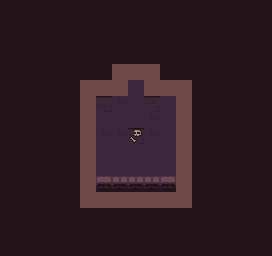

Rendered tile map (Tiled .tmx) drawn with the repository's tilesets; below, a short description and the full map source, tile grids included:
An orthogonal 17x16 tile map with 16x16 px tiles, 4 tile layers (rearDecor, middleDecor, forwardDecor, collision), 1 hidden layer not drawn.

<map version="1.4" tiledversion="1.4.2" orientation="orthogonal" renderorder="right-down" width="17" height="16" tilewidth="16" tileheight="16" infinite="0" nextlayerid="6" nextobjectid="1">
 <editorsettings>
  <export target="../../assets/tiledata/test3.json" format="json" />
 </editorsettings>
 <tileset firstgid="1" name="test" tilewidth="16" tileheight="16" tilecount="110" columns="10">
  <image source="../../assets/tileimages/test.png" width="160" height="176" />
 </tileset>
 <layer id="2" name="rearDecor" width="17" height="16">
  <data encoding="csv">
79,79,79,79,79,79,79,79,79,79,79,79,79,79,79,79,79,
79,79,79,79,79,79,79,79,79,79,79,79,79,79,79,79,79,
79,79,79,79,79,79,79,79,79,79,79,79,79,79,79,79,79,
79,79,79,79,79,79,79,79,79,79,79,79,79,79,79,79,79,
79,79,79,79,79,79,79,79,79,79,79,79,79,79,79,79,79,
79,79,79,79,79,1,2,3,80,3,3,6,79,79,79,79,79,
79,79,79,79,79,11,62,18,80,63,80,6,79,79,79,79,79,
79,79,79,79,79,21,80,80,24,18,80,16,79,79,79,79,79,
79,79,79,79,79,31,18,18,63,18,80,26,79,79,79,79,79,
79,79,79,79,79,31,80,80,80,80,80,36,79,79,79,79,79,
79,79,79,79,79,21,80,80,80,80,80,16,79,79,79,79,79,
79,79,79,79,79,31,80,80,80,80,80,26,79,79,79,79,79,
79,79,79,79,79,79,79,79,79,79,79,79,79,79,79,79,79,
79,79,79,79,79,79,79,79,79,79,79,79,79,79,79,79,79,
79,79,79,79,79,79,79,79,79,79,79,79,79,79,79,79,79,
79,79,79,79,79,79,79,79,79,79,79,79,79,79,79,79,79
</data>
 </layer>
 <layer id="4" name="middleDecor" width="17" height="16">
  <data encoding="csv">
0,0,0,0,0,0,0,0,0,0,0,0,0,0,0,0,0,
0,0,0,0,0,0,0,0,0,0,0,0,0,0,0,0,0,
0,0,0,0,0,0,0,0,0,0,0,0,0,0,0,0,0,
0,0,0,0,0,0,0,0,0,0,0,0,0,0,0,0,0,
0,0,0,0,0,0,0,0,0,0,0,0,0,0,0,0,0,
0,0,0,0,0,0,0,0,0,0,0,0,0,0,0,0,0,
0,0,0,0,0,0,0,0,0,0,0,0,0,0,0,0,0,
0,0,0,0,0,0,0,0,0,0,0,0,0,0,0,0,0,
0,0,0,0,0,0,0,0,78,0,0,0,0,0,0,0,0,
0,0,0,0,0,0,0,0,0,0,0,0,0,0,0,0,0,
0,0,0,0,0,0,0,0,0,0,0,0,0,0,0,0,0,
0,0,0,0,0,0,0,0,0,0,0,0,0,0,0,0,0,
0,0,0,0,0,0,0,0,0,0,0,0,0,0,0,0,0,
0,0,0,0,0,0,0,0,0,0,0,0,0,0,0,0,0,
0,0,0,0,0,0,0,0,0,0,0,0,0,0,0,0,0,
0,0,0,0,0,0,0,0,0,0,0,0,0,0,0,0,0
</data>
 </layer>
 <layer id="3" name="forwardDecor" width="17" height="16">
  <data encoding="csv">
0,0,0,0,0,0,0,0,0,0,0,0,0,0,0,0,0,
0,0,0,0,0,0,0,0,0,0,0,0,0,0,0,0,0,
0,0,0,0,0,0,0,0,0,0,0,0,0,0,0,0,0,
0,0,0,0,0,0,0,0,0,0,0,0,0,0,0,0,0,
0,0,0,0,0,0,0,11,0,6,0,0,0,0,0,0,0,
0,0,0,0,0,0,0,0,0,0,0,0,0,0,0,0,0,
0,0,0,0,0,0,0,0,0,0,0,0,0,0,0,0,0,
0,0,0,0,0,0,0,0,0,0,0,0,0,0,0,0,0,
0,0,0,0,0,0,0,0,0,0,0,0,0,0,0,0,0,
0,0,0,0,0,0,0,0,0,0,0,0,0,0,0,0,0,
0,0,0,0,0,0,0,0,0,0,0,0,0,0,0,0,0,
0,0,0,0,0,41,42,43,43,44,45,46,0,0,0,0,0,
0,0,0,0,0,0,0,0,0,0,0,0,0,0,0,0,0,
0,0,0,0,0,0,0,0,0,0,0,0,0,0,0,0,0,
0,0,0,0,0,0,0,0,0,0,0,0,0,0,0,0,0,
0,0,0,0,0,0,0,0,0,0,0,0,0,0,0,0,0
</data>
 </layer>
 <layer id="1" name="collision" width="17" height="16">
  <data encoding="csv">
0,0,0,0,0,0,0,0,0,0,0,0,0,0,0,0,0,
0,0,0,0,0,0,0,0,0,0,0,0,0,0,0,0,0,
0,0,0,0,0,0,0,0,0,0,0,0,0,0,0,0,0,
0,0,0,0,0,0,0,0,0,0,0,0,0,0,0,0,0,
0,0,0,0,0,0,0,70,70,70,0,0,0,0,0,0,0,
0,0,0,0,0,70,70,70,0,70,70,70,0,0,0,0,0,
0,0,0,0,0,70,0,0,0,0,0,70,0,0,0,0,0,
0,0,0,0,0,70,0,0,0,0,0,70,0,0,0,0,0,
0,0,0,0,0,70,0,0,0,0,0,70,0,0,0,0,0,
0,0,0,0,0,70,0,0,0,0,0,70,0,0,0,0,0,
0,0,0,0,0,70,0,0,0,0,0,70,0,0,0,0,0,
0,0,0,0,0,70,0,0,0,0,0,70,0,0,0,0,0,
0,0,0,0,0,70,70,70,70,70,70,70,0,0,0,0,0,
0,0,0,0,0,0,0,0,0,0,0,0,0,0,0,0,0,
0,0,0,0,0,0,0,0,0,0,0,0,0,0,0,0,0,
0,0,0,0,0,0,0,0,0,0,0,0,0,0,0,0,0
</data>
 </layer>
 <layer id="5" name="AIPath" width="17" height="16" visible="0">
  <data encoding="csv">
0,0,0,0,0,0,0,0,0,0,0,0,0,0,0,0,0,
0,0,0,0,0,0,0,0,0,0,0,0,0,0,0,0,0,
0,0,0,0,0,0,0,0,0,0,0,0,0,0,0,0,0,
0,0,0,0,0,0,0,0,0,0,0,0,0,0,0,0,0,
0,0,0,0,0,0,0,0,0,0,0,0,0,0,0,0,0,
0,0,0,0,0,0,0,0,0,0,0,0,0,0,0,0,0,
0,0,0,0,0,0,0,0,0,0,0,0,0,0,0,0,0,
0,0,0,0,0,0,0,0,0,0,0,0,0,0,0,0,0,
0,0,0,0,0,0,0,0,0,0,0,0,0,0,0,0,0,
0,0,0,0,0,0,0,0,0,0,0,0,0,0,0,0,0,
0,0,0,0,0,0,0,0,0,0,0,0,0,0,0,0,0,
0,0,0,0,0,0,0,0,0,0,0,0,0,0,0,0,0,
0,0,0,0,0,0,0,0,0,0,0,0,0,0,0,0,0,
0,0,0,0,0,0,0,0,0,0,0,0,0,0,0,0,0,
0,0,0,0,0,0,0,0,0,0,0,0,0,0,0,0,0,
0,0,0,0,0,0,0,0,0,0,0,0,0,0,0,0,0
</data>
 </layer>
</map>
